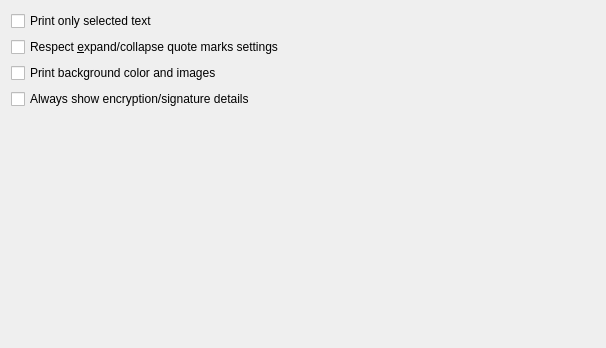
<?xml version="1.0" encoding="UTF-8"?>
<ui version="4.0">
 <class>PrintingSettings</class>
 <widget class="QWidget" name="PrintingSettings">
  <property name="geometry">
   <rect>
    <x>0</x>
    <y>0</y>
    <width>606</width>
    <height>348</height>
   </rect>
  </property>
  <layout class="QVBoxLayout" name="verticalLayout">
   <item>
    <widget class="QCheckBox" name="mPrintEmptySelectedText">
     <property name="text">
      <string>Print only selected text</string>
     </property>
    </widget>
   </item>
   <item>
    <widget class="QCheckBox" name="respectExpandCollapseSettings">
     <property name="text">
      <string>Respect &amp;expand/collapse quote marks settings</string>
     </property>
    </widget>
   </item>
   <item>
    <widget class="QCheckBox" name="printBackgroundColorAndImages">
     <property name="text">
      <string>Print background color and images</string>
     </property>
    </widget>
   </item>
   <item>
    <widget class="QCheckBox" name="alwaysShowEncryptionSignatureDetail">
     <property name="text">
      <string>Always show encryption/signature details</string>
     </property>
    </widget>
   </item>
   <item>
    <spacer name="verticalSpacer">
     <property name="orientation">
      <enum>Qt::Vertical</enum>
     </property>
     <property name="sizeHint" stdset="0">
      <size>
       <width>20</width>
       <height>0</height>
      </size>
     </property>
    </spacer>
   </item>
  </layout>
 </widget>
 <resources/>
 <connections/>
</ui>
